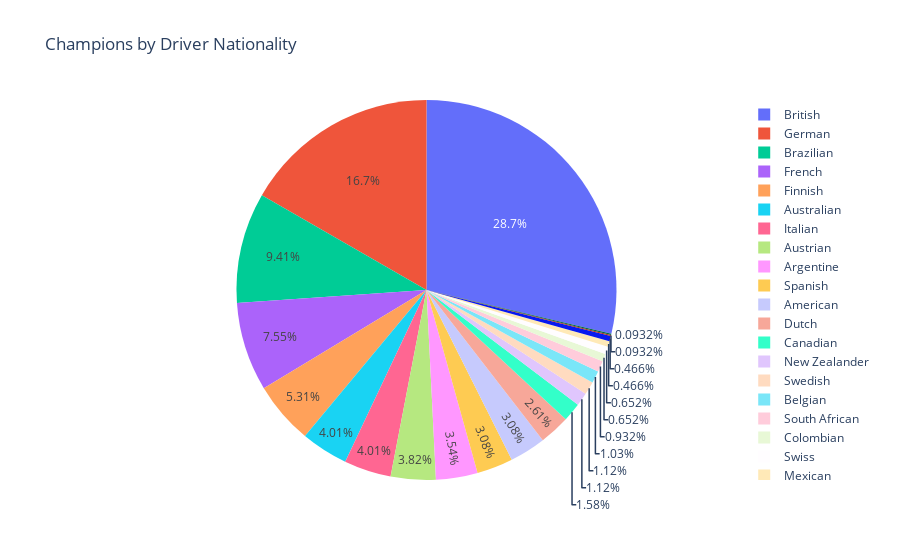

This figure's notebook cell:
### Code cell
# Champions by nationality
champions = df_after_dropping[df_after_dropping['results_positionOrder'] == 1]
champions = champions.groupby(['driver_nationality'])['driver_nationality'].count().sort_values(ascending = False).reset_index(name = 'number_of_drivers')

fig = go.Figure(data=go.Pie(labels = champions['driver_nationality'], values=champions.number_of_drivers))
fig.update_layout(title = 'Champions by Driver Nationality')
fig.show()

### Figure 1 — Plotly figure (JSON) as saved in the notebook; plotly's stock layout.template omitted (floating-point values rounded to 4 significant figures)
{"data": [{"labels": ["British", "German", "Brazilian", "French", "Finnish", "Australian", "Italian", "Austrian", "Argentine", "Spanish", "American", "Dutch", "Canadian", "New Zealander", "Swedish", "Belgian", "South African", "Colombian", "Swiss", "Mexican", "Monegasque", "Polish", "Venezuelan"], "type": "pie", "values": [308, 179, 101, 81, 57, 43, 43, 41, 38, 33, 33, 28, 17, 12, 12, 11, 10, 7, 7, 5, 5, 1, 1]}], "layout": {"title": {"text": "Champions by Driver Nationality"}}}
